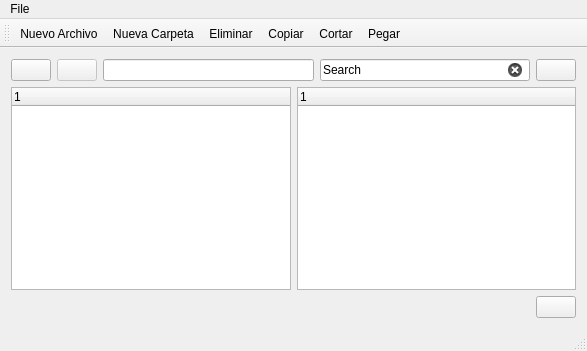
<?xml version="1.0" encoding="UTF-8"?>
<ui version="4.0">
 <class>MainWindow</class>
 <widget class="QMainWindow" name="MainWindow">
  <property name="geometry">
   <rect>
    <x>0</x>
    <y>0</y>
    <width>587</width>
    <height>351</height>
   </rect>
  </property>
  <property name="windowTitle">
   <string>Proyecto</string>
  </property>
  <widget class="QWidget" name="centralWidget">
   <layout class="QHBoxLayout" name="horizontalLayout_4">
    <item>
     <layout class="QVBoxLayout" name="verticalLayout_2">
      <item>
       <layout class="QVBoxLayout" name="verticalLayout">
        <item>
         <layout class="QHBoxLayout" name="horizontalLayout">
          <item>
           <widget class="QPushButton" name="backButton">
            <property name="toolTip">
             <string>Back</string>
            </property>
            <property name="text">
             <string/>
            </property>
            <property name="icon">
             <iconset resource="MyResources.qrc">
              <normaloff>:/Images/back.png</normaloff>:/Images/back.png</iconset>
            </property>
           </widget>
          </item>
          <item>
           <widget class="QPushButton" name="frontButton">
            <property name="enabled">
             <bool>false</bool>
            </property>
            <property name="cursor">
             <cursorShape>ArrowCursor</cursorShape>
            </property>
            <property name="acceptDrops">
             <bool>false</bool>
            </property>
            <property name="toolTip">
             <string>Front</string>
            </property>
            <property name="text">
             <string/>
            </property>
            <property name="icon">
             <iconset resource="MyResources.qrc">
              <normaloff>:/Images/front.png</normaloff>:/Images/front.png</iconset>
            </property>
           </widget>
          </item>
          <item>
           <widget class="QLineEdit" name="pathLine">
            <property name="minimumSize">
             <size>
              <width>0</width>
              <height>0</height>
             </size>
            </property>
            <property name="text">
             <string/>
            </property>
            <property name="cursorPosition">
             <number>0</number>
            </property>
            <property name="dragEnabled">
             <bool>false</bool>
            </property>
           </widget>
          </item>
          <item>
           <widget class="QLineEdit" name="searchLineEdit">
            <property name="toolTip">
             <string/>
            </property>
            <property name="toolTipDuration">
             <number>-1</number>
            </property>
            <property name="statusTip">
             <string/>
            </property>
            <property name="accessibleName">
             <string/>
            </property>
            <property name="accessibleDescription">
             <string/>
            </property>
            <property name="inputMask">
             <string/>
            </property>
            <property name="text">
             <string>Search</string>
            </property>
            <property name="cursorPosition">
             <number>6</number>
            </property>
            <property name="readOnly">
             <bool>false</bool>
            </property>
            <property name="clearButtonEnabled">
             <bool>true</bool>
            </property>
           </widget>
          </item>
          <item>
           <widget class="QPushButton" name="searchButton">
            <property name="toolTip">
             <string>Search</string>
            </property>
            <property name="text">
             <string/>
            </property>
            <property name="icon">
             <iconset resource="MyResources.qrc">
              <normaloff>:/Images/search.png</normaloff>:/Images/search.png</iconset>
            </property>
           </widget>
          </item>
         </layout>
        </item>
        <item>
         <layout class="QHBoxLayout" name="horizontalLayout_2">
          <item>
           <widget class="QTreeWidget" name="treeWidget">
            <column>
             <property name="text">
              <string notr="true">1</string>
             </property>
            </column>
           </widget>
          </item>
          <item>
           <widget class="QTreeWidget" name="treeWidget_2">
            <column>
             <property name="text">
              <string notr="true">1</string>
             </property>
            </column>
           </widget>
          </item>
         </layout>
        </item>
       </layout>
      </item>
      <item>
       <layout class="QHBoxLayout" name="horizontalLayout_3">
        <item>
         <spacer name="horizontalSpacer">
          <property name="orientation">
           <enum>Qt::Horizontal</enum>
          </property>
          <property name="sizeHint" stdset="0">
           <size>
            <width>525</width>
            <height>20</height>
           </size>
          </property>
         </spacer>
        </item>
        <item>
         <widget class="QPushButton" name="pushButton">
          <property name="text">
           <string/>
          </property>
          <property name="icon">
           <iconset resource="MyResources.qrc">
            <normaloff>:/Images/refresh.png</normaloff>:/Images/refresh.png</iconset>
          </property>
         </widget>
        </item>
       </layout>
      </item>
     </layout>
    </item>
   </layout>
  </widget>
  <widget class="QMenuBar" name="menuBar">
   <property name="geometry">
    <rect>
     <x>0</x>
     <y>0</y>
     <width>587</width>
     <height>21</height>
    </rect>
   </property>
   <widget class="QMenu" name="menuFile">
    <property name="title">
     <string>File</string>
    </property>
    <addaction name="actionNew_File"/>
    <addaction name="actionNueva_Carpeta"/>
    <addaction name="separator"/>
    <addaction name="actionEliminar"/>
    <addaction name="actionCopiar"/>
    <addaction name="actionCortar"/>
    <addaction name="actionPegar"/>
   </widget>
   <addaction name="menuFile"/>
  </widget>
  <widget class="QToolBar" name="mainToolBar">
   <attribute name="toolBarArea">
    <enum>TopToolBarArea</enum>
   </attribute>
   <attribute name="toolBarBreak">
    <bool>false</bool>
   </attribute>
   <addaction name="actionNew_File"/>
   <addaction name="actionNueva_Carpeta"/>
   <addaction name="actionEliminar"/>
   <addaction name="actionCopiar"/>
   <addaction name="actionCortar"/>
   <addaction name="actionPegar"/>
  </widget>
  <widget class="QStatusBar" name="statusBar"/>
  <action name="actionNew_File">
   <property name="icon">
    <iconset resource="MyResources.qrc">
     <normaloff>:/Images/archivo.png</normaloff>:/Images/archivo.png</iconset>
   </property>
   <property name="text">
    <string>Nuevo Archivo</string>
   </property>
   <property name="toolTip">
    <string>Nuevo Archivo</string>
   </property>
  </action>
  <action name="actionNueva_Carpeta">
   <property name="icon">
    <iconset resource="MyResources.qrc">
     <normaloff>:/Images/carpeta.png</normaloff>:/Images/carpeta.png</iconset>
   </property>
   <property name="text">
    <string>Nueva Carpeta</string>
   </property>
  </action>
  <action name="actionEliminar">
   <property name="icon">
    <iconset resource="MyResources.qrc">
     <normaloff>:/Images/eliminar.png</normaloff>:/Images/eliminar.png</iconset>
   </property>
   <property name="text">
    <string>Eliminar</string>
   </property>
  </action>
  <action name="actionCopiar">
   <property name="icon">
    <iconset resource="MyResources.qrc">
     <normaloff>:/Images/copy.png</normaloff>:/Images/copy.png</iconset>
   </property>
   <property name="text">
    <string>Copiar</string>
   </property>
  </action>
  <action name="actionCortar">
   <property name="icon">
    <iconset resource="MyResources.qrc">
     <normaloff>:/Images/cut.png</normaloff>:/Images/cut.png</iconset>
   </property>
   <property name="text">
    <string>Cortar</string>
   </property>
  </action>
  <action name="actionPegar">
   <property name="icon">
    <iconset resource="MyResources.qrc">
     <normaloff>:/Images/paste.png</normaloff>:/Images/paste.png</iconset>
   </property>
   <property name="text">
    <string>Pegar</string>
   </property>
  </action>
 </widget>
 <layoutdefault spacing="6" margin="11"/>
 <resources>
  <include location="MyResources.qrc"/>
 </resources>
 <connections/>
</ui>
